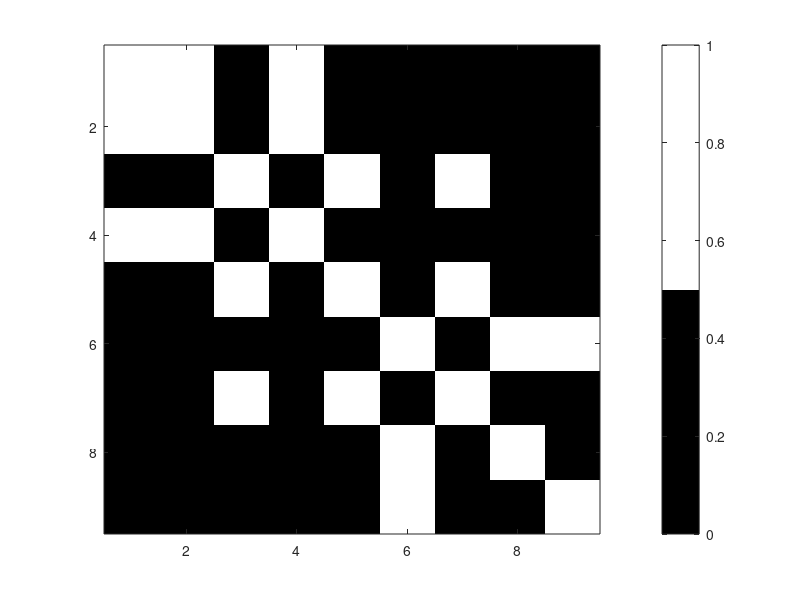

This chart was generated by the following MATLAB code: (Note: this script raises an error after producing the figure.)
%
% Ideatore e sviluppatore Antonio Lisotti
%
% Elaborazione di calcoli matriciali a scopo didattico.
% Per permettere una chiara interpretazione gli algoritmi non sono stati 
% volutamente ottimizzati.
%
%  Note:
% 1) In Matlab gli indici dele matrici 2D sono (righe, colonne) (x,y)!
% 2) Nella versione precedente Detso_01 è presente la verifica della
% correttezza degli indici e la verifica della corretta estrazione dei 
% vettori di tutte le diagonali della matrice N*N.
%
%
%
% % generazione di un vettore con valori casuali da utilizzarsi per produrre 
% % la matrice della correlazione.
% N=7;
% v = rand(1,N);

% v = [0.3 0.9 2.0 0.9 2.4];
v = [0.3 0.9 2.0 0.9 2.4 4.6 2.1 5.5 3.8];
N = length(v);

dRmin = 2;

MatDist = zeros(N, N);

sum = 0;
for x = 1:N
    for y = 1:N
        MatDist(y, x) = abs(v(x)-v(y));
        sum = sum + MatDist(y, x);
    end
end
distMed = sum/(N*N);
radius = distMed * 0.5;

% Operazione esplicita sui singoli elementi della matrice
% MatRic = zeros(N, N);
% for x = 1:N
%     for y = 1:N
%         if MatDist(y, x) <= radius
%             MatRic(y, x) = 1;
%         else
%             MatRic(y, x) = 0;
%         end
%     end
% end
% Operazione Matlab vettoriale equivalente alla precedente
MatRic = MatDist <= radius;

sumRic = 0;
for x = 1:N
    for y = 1:N        
        sumRic = sumRic + MatRic(y, x);
    end
end
RR = sumRic/(N*N);

figure(1);
imagesc(MatRic);
colormap(gray(2));
colorbar('Ticks', linspace(0, 1, 3), 'TickLabels',["0" "0.5" "1"]);
axis square;
set(gca,'YDir','normal');

% Per il calcolo del determinismo è necessario implementare un sistema per
% evitare il doppio conteggio di un elemento (il metodo verrà spiegato
% nelle versioni successive).
A = int8(MatRic);

% Matrice di Test
% dRmin = 2;
% N=5;
% A= [ [1   0   0   0   0]
%      [0   1   0   1   0]
%      [0   0   1   0   0]
%      [0   1   0   1   0]
%      [0   0   0   0   1]];

%
% Per il calcolo del determinismo si può escludere di controllare la diagonale
% principale (A(1,1) -> A(N,1)) e quelle con numero di elementi inferiore al 
% valore di diagonale-minima (dRmin) imposto.

% Tutte le diagonali di una matrice quadrata sono: 2*(N+(N-1))=4*N-2.
% le diagonali necessarie per il calcolo del determinismo sono: 
% ((N-dRmin+1)+(N-1-dRmin+1))*2-1=4*N-4*dRmin + 1
ndiags=4*N-4*dRmin + 1;
diags=cell(1,ndiags);

%
% Scorrimento perimetrale per A(1,1) -> A(N,1) con diagonali perpendicolari
% alla diagonale (A(1,1),A(N,N)) con escusione delle diagonali di lunghezza
% inferiore a dRmin.
d=1;
K=0;
for j = dRmin:N
    x=1;
    y=j;
    diag=zeros(1,j);
    fprintf('Scansione diagonale numero: %d\n', d);
    while (y>0)
        if A(y, x)==0
            fprintf('A(%d, %d) = %2d\n', x, y, A(y, x));
            diag(x)=A(y, x);
            x=x+1;
            y=y-1;        
        else
           i=0;
           k=0;
           while A(y-i, x+i) ~=0 && y-i>0 && x+i<=N
               fprintf('A(%d, %d) = %2d\n', x+i, y-i, A(y-i, x+i)); 
               if A(y-i, x+i) == 1
                   k=k+1;
               end
               A(y-i, x+i) = A(y-i, x+i) + 1;
               i=i+1;
               if y-i<=0 || x+i>N
                   break
               end
           end
           if k >= 1 && i >= dRmin
               K=K+k;
               fprintf('           ric(1) = %d\n', k);
           elseif i>0
               fprintf('     i: %d\n', i); 

               ii=0;               
               while ii<i
                   A(y-ii, x+ii) = A(y-ii, x+ii) - 1;                   
                   fprintf('     ix: %d  iy: %d\n', x+ii, y-ii);
                   ii=ii+1;
               end
           end
           x = x+i;         
           y = y-i;           
        end       
    end    
    diags(d) = {diag};
    d=d+1;
end
% Scorrimento perimetrale per A(N,2) -> A(N,N) con diagonali perpendicolari
% alla diagonale (A(1,1),A(N,N)) con escusione delle diagonali di lunghezza
% inferiore a dRmin.
for j = 2:N-dRmin+1
    x=j;
    y=N;
    diag=zeros(1,N-j+1);
    fprintf('Scansione diagonale numero: %d\n', d);
    idg=0;
    while (x<=N)
        if A(y, x)==0
            fprintf('A(%d, %d) = %2d\n', x, y, A(y, x));
            idg=idg+1;
            diag(idg)=A(y, x);
            x=x+1;
            y=y-1;        
        else
            i=0;
            k=0;
            while A(y-i, x+i) ~=0 && y-i>0 && x+i<=N
               fprintf('A(%d, %d) = %2d\n', x+i, y-i, A(y-i, x+i)); 
               if A(y-i, x+i) == 1
                   k=k+1;
               end
               A(y-i, x+i) = A(y-i, x+i) + 1;
               i=i+1;
               if y-i<=0 || x+i>N
                   break
               end
           end
           if k >= 1 && i >= dRmin
               K=K+k;
               fprintf('           ric(1) = %d\n', k);
           elseif i>0
               fprintf('     i: %d\n', i);
               ii=0;
               while ii<i
                   A(y-ii, x+ii) = A(y-ii, x+ii) - 1;
                   fprintf('     ix: %d  iy: %d\n', x+ii, y-ii);
                   ii=ii+1;
               end
           end
           x = x+i;
           y = y-i;           
        end
    end    
    diags(d) = {diag};
    d=d+1;
end
% % Scorrimento perimetrale per A(N,1) -> A(N,N) con diagonali perpendicolari
% % alla diagonale (A(1,N),A(N,1)) con escusione delle diagonali di lunghezza
% inferiore a dRmin, in questo ciclo può essere ignorata la diagonale
% principale.

fprintf('\n\nFine scansione prima fase.\n\n');
for j = dRmin:N-1
    x=j;
    y=N;
    diag=zeros(1,j);
    fprintf('Scansione diagonale numero: %d\n', d);
    idg=0;
    while (x>=1)
        if A(y, x)==0
            fprintf('A(%d, %d) = %2d\n', x, y, A(y, x));
            idg=idg+1;
            diag(idg)=A(y, x);
            x=x-1;
            y=y-1;
        else
            i=0;
            k=0;
            while A(y-i, x-i) ~=0 && y-i>0 && x-i>0
               fprintf('A(%d, %d) = %2d\n', x-i, y-i, A(y-i, x-i)); 
               if A(y-i, x-i) == 1
                   k=k+1;
               end
               A(y-i, x-i) = A(y-i, x-i) + 1;
               i=i+1;
               if y-i<=0 || x-i<=0
                   break
               end
           end
           if k >= 1 && i >= dRmin
               K=K+k;
               fprintf('           ric(1) = %d\n', k);
           elseif i>0
               fprintf('     i: %d\n', i);
               ii=0;
               while ii<i
                   A(y-ii, x-ii) = A(y-ii, x-ii) - 1;
                   fprintf('     ix: %d  iy: %d\n', x-ii, y-ii);
                   ii=ii+1;
               end
           end
           x = x-i;
           y = y-i;
        end
    end    
    diags(d) = {diag};
    d=d+1;
end
% % Scorrimento perimetrale per A(N-1,N) -> A(1,N) con diagonali perpendicolari
% % alla diagonale (A(1,N),A(N,1)) con escusione delle diagonali di lunghezza
% inferiore a dRmin.
for j = N-1:-1:dRmin
    x=N;
    y=j;
    diag=zeros(1,j);
    fprintf('Scansione diagonale numero: %d\n', d);
    idg=0;
    while (y>0)
        if A(y, x)==0
            fprintf('A(%d, %d) = %2d\n', x, y, A(y, x));
            idg=idg+1;
            diag(idg)=A(y, x);
            x=x-1;
            y=y-1;
        else
            i=0;
            k=0;
            while A(y-i, x-i) ~=0 && y-i>0 && x-i>0
               fprintf('A(%d, %d) = %2d\n', x-i, y-i, A(y-i, x-i)); 
               if A(y-i, x-i) == 1
                   k=k+1;
               end
               A(y-i, x-i) = A(y-i, x-i) + 1;
               i=i+1;
               if y-i<=0 || x-i<=0
                   break
               end
           end           
           if k >= 1 && i >= dRmin
               K=K+k;
               fprintf('           ric(1) = %d\n', k);
           elseif i>0
               fprintf('     i: %d\n', i);
               ii=0;
               while ii<i
                   A(y-ii, x-ii) = A(y-ii, x-ii) - 1;
                   fprintf('     ix: %d  iy: %d\n', x-ii, y-ii);
                   ii=ii+1;
               end
           end
           x = x-i;
           y = y-i;
        end
    end
    diags(d) = {diag};
    d=d+1;
end

Detso = K/sumRic;
fprintf(' Il recurrence rate della matrice delle ricorrenze è: %4.4f\n', RR);
fprintf(' Il determinismo della matrice delle ricorrenze è: %4.4f\n', Detso);


